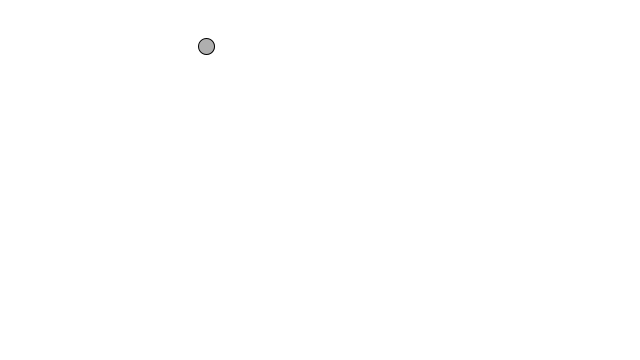
Frame 1 (no input)
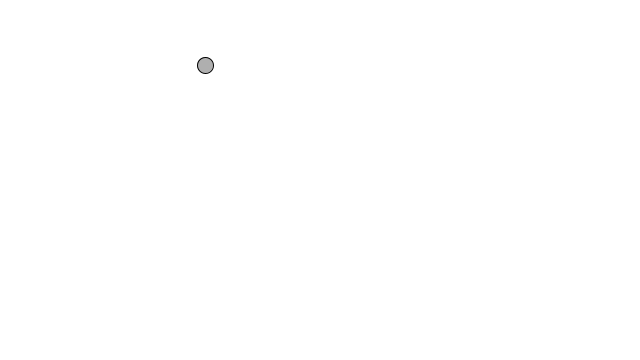
Frame 60 (the mouse pressed at the canvas centre just before this capture)
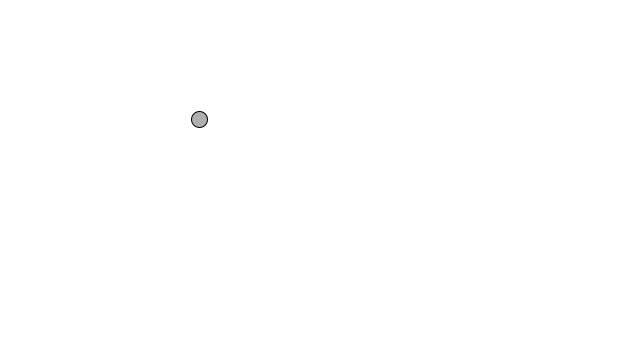
Frame 120 (the mouse held since frame 60 and released just before this capture)

The Processing sketch that drew these frames (run headless with seeded random() and noise(); from frame 60 on, the mouse is pressed at the canvas centre):

// Processing sketch: MoverClass
// ── MoverClass.pde
class Mover {
  
  PVector location;
  PVector velocity;
  PVector acceleration;
  
  Mover(){
    location = new PVector(random(width/2), random(height/2));
    velocity = new PVector(0,0);
    acceleration = new PVector(-0.001, 0.01);
  }

  
  void update(){
    velocity.add(acceleration);
    location.add(velocity);
    velocity.limit(10);
  }
  
  void display(){
    stroke(0);
    fill(175);
    ellipse(location.x, location.y, 16,16);
  }
  
  void checkEdges(){
    if(location.x > width){
      location.x = 0;
    } else if( location.x < 0){
      location.x = width;
    }
    
    if(location.y > height){
      location.y = 0;
    } else if(location.y < 0){
      location.y = height; 
    }
  }
  
}
// ── main.pde
Mover mover;
void settings(){
    size(640,360);
}

void setup() {

  mover = new Mover();
}

void draw(){
  background(255);
  mover.update();
  mover.checkEdges();
  mover.display();
}
